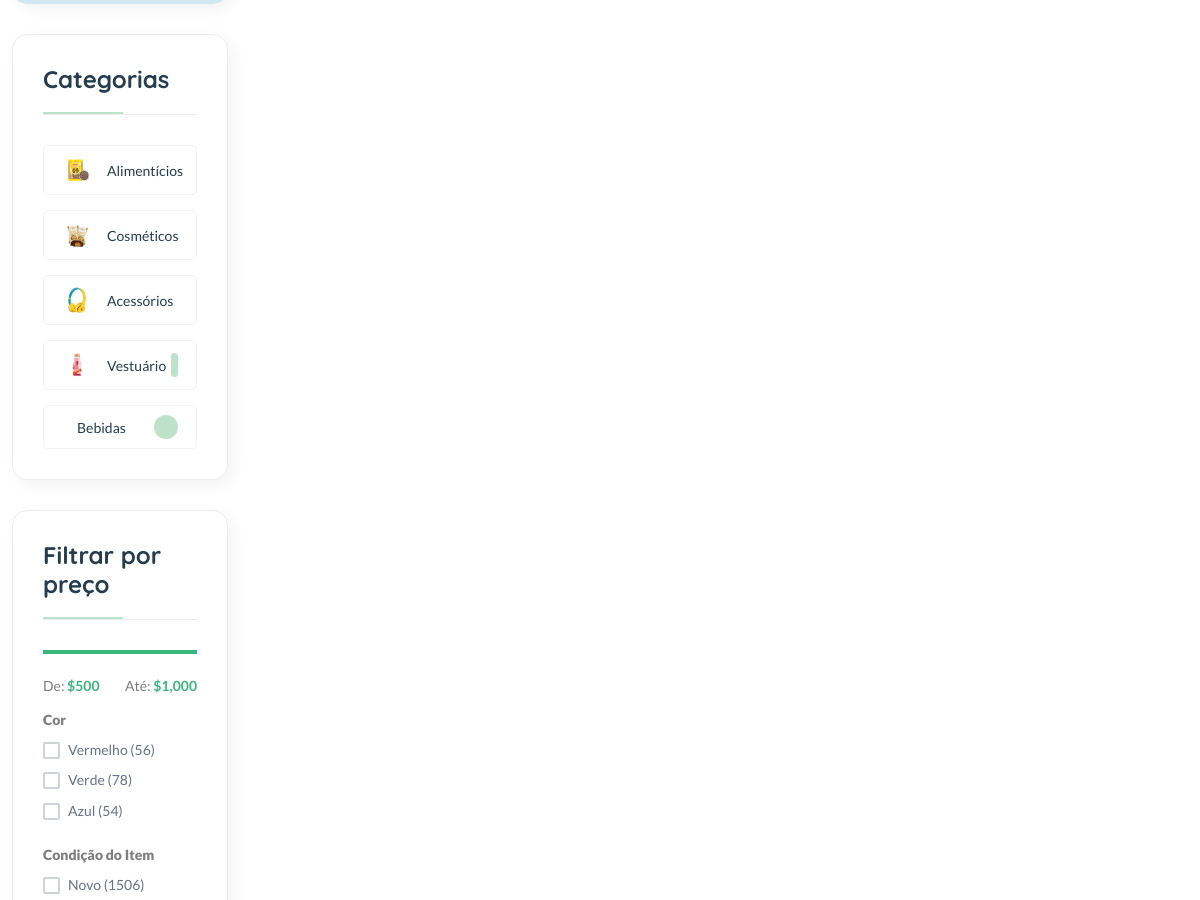
/vendedor/ven1a1f445 (middle part), run on an earlier commit of the app's database.
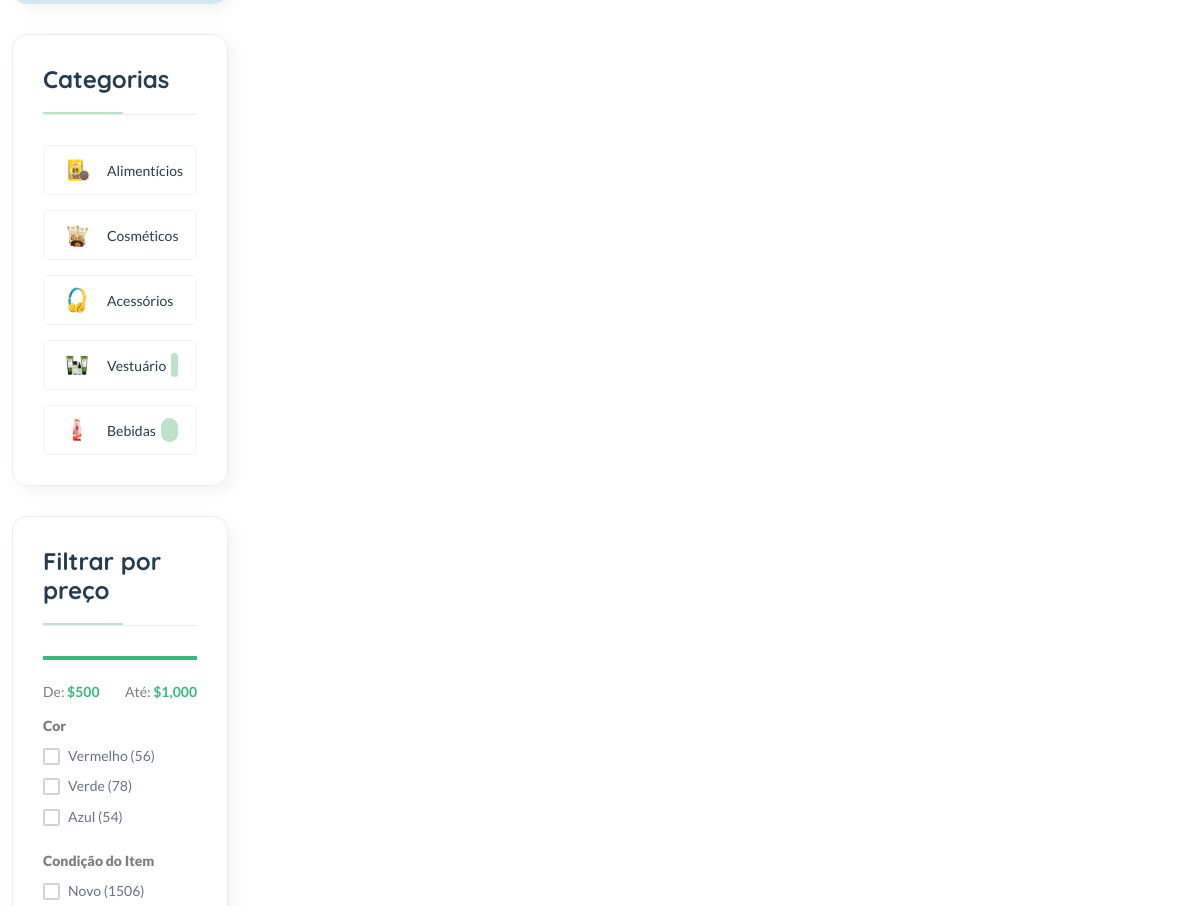
And on a later commit of the database.
### core/models.py (models this page shows, shortened)
class Categoria(models.Model):
    cid = ShortUUIDField(unique=True, length=10, max_length=10, prefix="cat", alphabet="abcdefgh12345")
    titulo = models.CharField(max_length=100, default="Alimentos")
    imagem = models.ImageField(upload_to="categoria", default="categoria.jpg")
    class Meta:
        verbose_name_plural = "Categorias"

### core/views.py (the view)
# urls.py: path("vendedor/<vid>", descricao_vendedores, name="vendor-detail"), #Página de um vendedor específico selecionado
def descricao_vendedores(request, vid):
    vendedor = get_object_or_404(Vendedor, vid=vid)
    produtos = Produto.objects.filter(vendedor=vendedor, status_produto="published")
    categorias = Categoria.objects.all()
    vendedores = Vendedor.objects.all()
    context = {
        "vendedor": vendedor,
        "produtos": produtos,
        "categorias": categorias,
        "vendedores": vendedores,
    }
    return render(request, "core/vendor-detail.html", context)

### core/context_processor.py (called while the page is built)
def default(request):
    categorias = Categoria.objects.all()
    vendedores = Vendedor.objects.all()
    min_max_preco = Produto.objects.aggregate(Min("preco"), Max("preco"))
    context = {
        'min_max_preco': min_max_preco,
        'categorias': categorias,
        'vendedores': vendedores,
    }
    if request.user.is_authenticated:
        try:
            endereco = Endereco.objects.get(user=request.user.id)
            context['endereco'] = endereco
        except Endereco.DoesNotExist:
            context['endereco'] = None
    return context

### core/models.py (called while the page is built)
    def __str__(self):
        return self.titulo

    def obter_porcentagem(self):
        novo_preco = "-" + str(round(((self.preco_antigo - self.preco) / self.preco_antigo) * 100)) + "%"
        return novo_preco

### templates/core/vendor-detail.html (shortened to what this page needs)
{% extends 'partials/base.html' %} {% load static %} {% block content %}
<main class="main">
    <div class="container mb-30">
        <div class="row flex-row-reverse">
            <div class="col-lg-4-5">
            </div>
            <div class="col-lg-1-5 primary-sidebar sticky-sidebar">
                <div class="sidebar-widget widget-store-info mb-30 bg-3 border-0">
                </div>
                <div class="sidebar-widget widget-category-2 mb-30">
                    <h5 class="section-title style-1 mb-30">Categorias</h5>
                    <ul>
                        {% for c in categorias %}
                        <li>
                            <a href="shop-grid-right.html"> <img src="{{ c.imagem.url}}" alt="" />{{ c.titulo }}</a><span class="count">{{ c.categorias.all.count}}</span>
                        </li>
                        {% endfor %}
                    </ul>
                </div>
                <div class="sidebar-widget price_range range mb-30">
                    <h5 class="section-title style-1 mb-30">Filtrar por preço</h5>
                    <div class="price-filter">
                        <div class="price-filter-inner">
                            <div id="slider-range" class="mb-20"></div>
                            <div class="d-flex justify-content-between">
                                <div class="caption">De: <strong id="slider-range-value1" class="text-brand"></strong>
                                </div>
                                <div class="caption">Até: <strong id="slider-range-value2" class="text-brand"></strong>
                                </div>
                            </div>
                        </div>
                    </div>
                    <div class="list-group">
                        <div class="list-group-item mb-10 mt-10">
                            <label class="fw-900">Cor</label>
                            <div class="custome-checkbox">
                                <label class="form-check-label" for="exampleCheckbox1"><span>Vermelho
                                        (56)</span></label>
                                <br />
                                <label class="form-check-label" for="exampleCheckbox2"><span>Verde (78)</span></label>
                                <br />
                                <label class="form-check-label" for="exampleCheckbox3"><span>Azul (54)</span></label>
                            </div>
                            <label class="fw-900 mt-15">Condição do Item</label>
                            <div class="custome-checkbox">
                                <label class="form-check-label" for="exampleCheckbox11"><span>Novo (1506)</span></label>
                                <br />
                                <br />
                            </div>
                        </div>
                    </div>
                </div>
            </div>
        </div>
    </div>
</main>
{% endblock content %}

What changed in the data, as far as the page shows it:
changed Categoria "Vestuário": imagem: a different picture
changed Categoria "Bebidas": imagem: picture added
